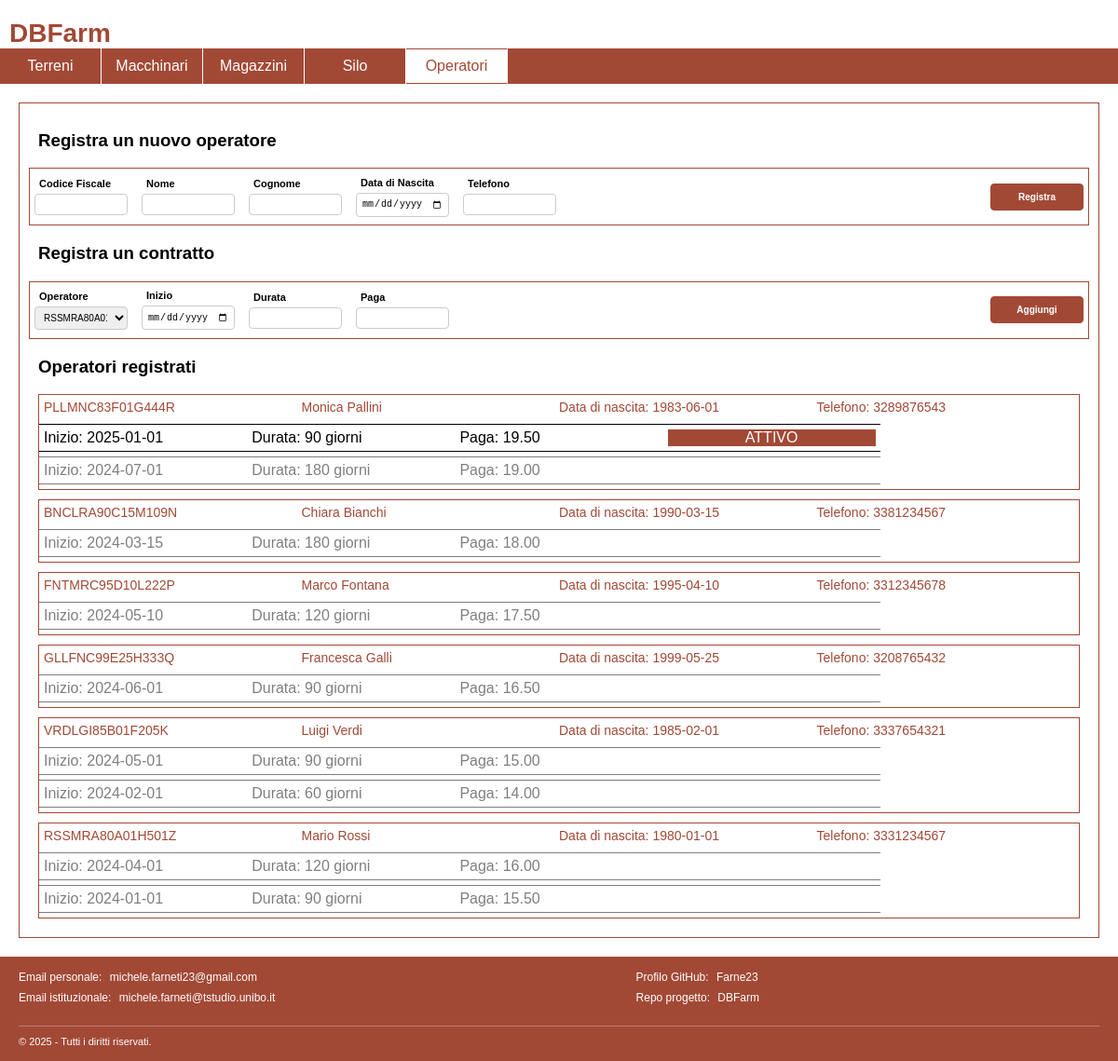
The app's page /operatori.php with its own data.
### tables this page shows
CREATE TABLE operatori (
    CF CHAR(16) PRIMARY KEY,
    nome VARCHAR(50) NOT NULL,
    cognome VARCHAR(50) NOT NULL,
    data_nascita DATE NOT NULL,
    telefono VARCHAR(15) NOT NULL
);

CREATE TABLE contratti_impiego (
    CF CHAR(16), 
    data_inizio DATE NOT NULL,
    durata INT NOT NULL,
    paga_oraria DECIMAL(10, 2) NOT NULL,
    UNIQUE(CF, data_inizio),
    PRIMARY KEY (CF, data_inizio), 
    FOREIGN KEY (CF) REFERENCES operatori(CF)
);

### operatori.php (called while the page is built, shortened)
<?php
require 'template/base.php';
?>

### database/database.php (called while the page is built, shortened)
<?php
class DatabaseHelper
{
    private $db;
    public function __construct($servername, $username, $password, $dbname, $port)
    {
        $this->db = new mysqli($servername, $username, $password, $dbname, $port);
    }
    public function getOperatori()
    {
        $stmt = $this->db->prepare("SELECT DISTINCT operatori.* FROM operatori LEFT JOIN contratti_impiego ON operatori.CF = contratti_impiego.CF ORDER BY contratti_impiego.data_inizio + INTERVAL contratti_impiego.durata DAY  DESC ");
        $stmt->execute();
        $result = $stmt->get_result();
        return $result->fetch_all(MYSQLI_ASSOC);
    }
    public function getContrattiSottoscritti($CFoperatore)
    {
        $stmt = $this->db->prepare("SELECT * FROM contratti_impiego WHERE CF = ? ORDER BY contratti_impiego.data_inizio + contratti_impiego.durata DESC");
        $stmt->bind_param("s", $CFoperatore);
        $stmt->execute();
        $result = $stmt->get_result();
        return $result->fetch_all(MYSQLI_ASSOC);
    }
    function getOperatoriListComplete()
    {
        $operatori = $this->getOperatori();
        foreach ($operatori as &$operatore) {
            $operatore["contratti"] = $this->getContrattiSottoscritti($operatore["CF"]);
        }
        return $operatori;
    }
}
?>

### utils/functions.php (the view, shortened to what this page needs)
<?php
function createListaOperatori($operatoriInfo)
{
    $oggi = new DateTime();
    $listaOperatori = "";
    foreach ($operatoriInfo as $operatore) {
        $listaOperatori .= "<li>";
        $listaOperatori .= "<div class='white-on-orange'>";
        $listaOperatori .= "<span> " . $operatore["CF"] . "</span>";
        $listaOperatori .= "<span>" . $operatore["nome"] . " " . $operatore["cognome"] . "</span>";
        $listaOperatori .= "<span> Data di nascita: " . $operatore["data_nascita"] . "</span>";
        $listaOperatori .= "<span> Telefono: " . $operatore["telefono"] . "</span>";
        $listaOperatori .= "</div>";
        $listaOperatori .= "<div>";
        $listaOperatori .= "<ul>";
        foreach ($operatore["contratti"] as $contratto) {
            $data = new DateTime($contratto["data_inizio"]);
            if ($data->modify("+{$contratto["durata"]} days") > $oggi) {
                $listaOperatori .= "<li class='active'>";
            } else {
                $listaOperatori .= "<li class='expired'>";
            }
            $listaOperatori .= "<span> Inizio: " . $contratto["data_inizio"] . "</span>";
            $listaOperatori .= "<span> Durata: " . $contratto["durata"] . " giorni </span>";
            $listaOperatori .= "<span> Paga: " . $contratto["paga_oraria"] . "</span>";
            if ($data > $oggi) {
                $listaOperatori .= "<span class='orange-on-white'> ATTIVO </span>";
            }
            $listaOperatori .= "</li>";
        }
        $listaOperatori .= "</ul>";
        $listaOperatori .= "</div>";
        $listaOperatori .= "</li>";
    }
    return $listaOperatori;
}
?>

### style/styles.css (style rules this page uses)
body { font-family: "Trebuchet MS", Helvetica, sans-serif; }
body, ul, h1 { padding: 0px; margin: 0px; }
ul { list-style: none; }
main>section>ul>li { border: 1px solid #A24936; margin: 10px; }
main>section>ul>li>div { display: flex; flex-direction: row; }
main>section>ul>li>div>span { font-size: 14px; width: 25%; }
main>section>ul>li>div>ul>li { width: 80%; margin: 5px 5px 5px 0px; display: flex; flex-direction: row; padding: 5px; border-top: 1px solid black; border-bottom: 1px solid black; }
.expired { opacity: 50%; }
main>section>ul>li>div>ul>li>* { display: flex; width: 25%; }
main>section>ul>li>div>ul>li.active>span:last-of-type { text-align: center; display: inline-block; }
main>section>ul>li>div>ul { width: 100%; }
main>section>ul>li>div:first-of-type { padding: 5px 5px; }
.white-on-orange { background-color: white; color: #A24936; }
.orange-on-white { background-color: #A24936; color: white; }

### records on screen
operatori: CF "PLLMNC83F01G444R", nome "Monica", cognome "Pallini", data_nascita "1983-06-01", telefono "3289876543"
contratti_impiego: data_inizio "2025-01-01", durata "90", paga_oraria "19.50", shows "ATTIVO"
contratti_impiego: data_inizio "2024-07-01", durata "180", paga_oraria "19.00"
operatori: CF "BNCLRA90C15M109N", nome "Chiara", cognome "Bianchi", data_nascita "1990-03-15", telefono "3381234567"
contratti_impiego: data_inizio "2024-03-15", durata "180", paga_oraria "18.00"
operatori: CF "FNTMRC95D10L222P", nome "Marco", cognome "Fontana", data_nascita "1995-04-10", telefono "3312345678"
contratti_impiego: data_inizio "2024-05-10", durata "120", paga_oraria "17.50"
operatori: CF "GLLFNC99E25H333Q", nome "Francesca", cognome "Galli", data_nascita "1999-05-25", telefono "3208765432"
contratti_impiego: data_inizio "2024-06-01", durata "90", paga_oraria "16.50"
operatori: CF "VRDLGI85B01F205K", nome "Luigi", cognome "Verdi", data_nascita "1985-02-01", telefono "3337654321"
contratti_impiego: data_inizio "2024-05-01", durata "90", paga_oraria "15.00"
contratti_impiego: data_inizio "2024-02-01", durata "60", paga_oraria "14.00"
operatori: CF "RSSMRA80A01H501Z", nome "Mario", cognome "Rossi", data_nascita "1980-01-01", telefono "3331234567"
contratti_impiego: data_inizio "2024-04-01", durata "120", paga_oraria "16.00"
contratti_impiego: data_inizio "2024-01-01", durata "90", paga_oraria "15.50"

### other values on screen
form field siti "RSSMRA80A01H501Z"
